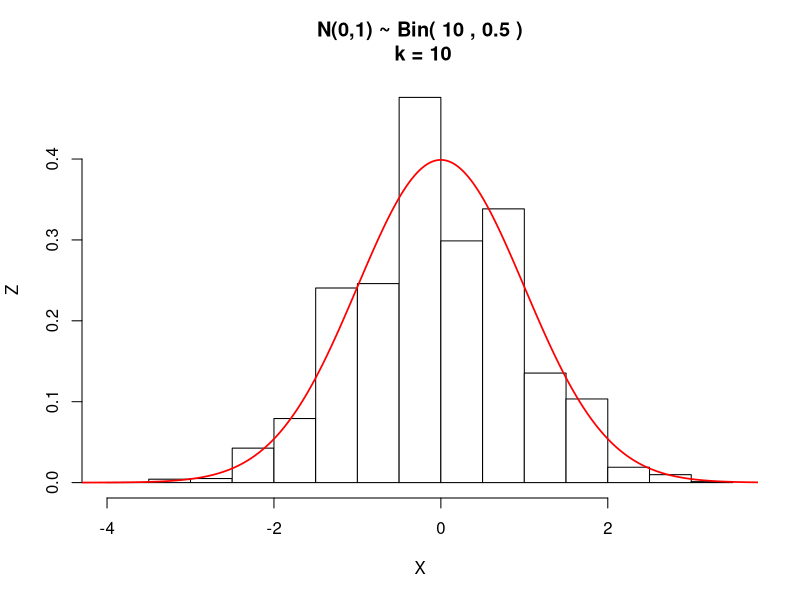
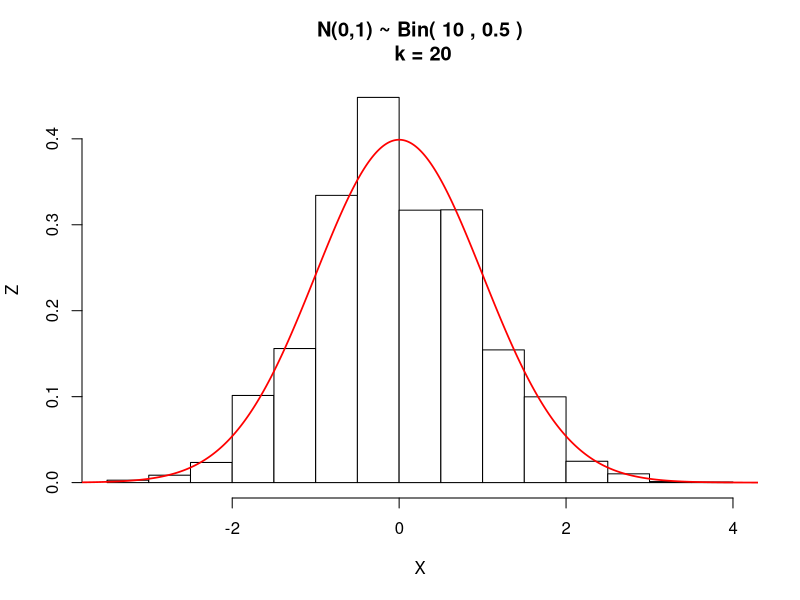
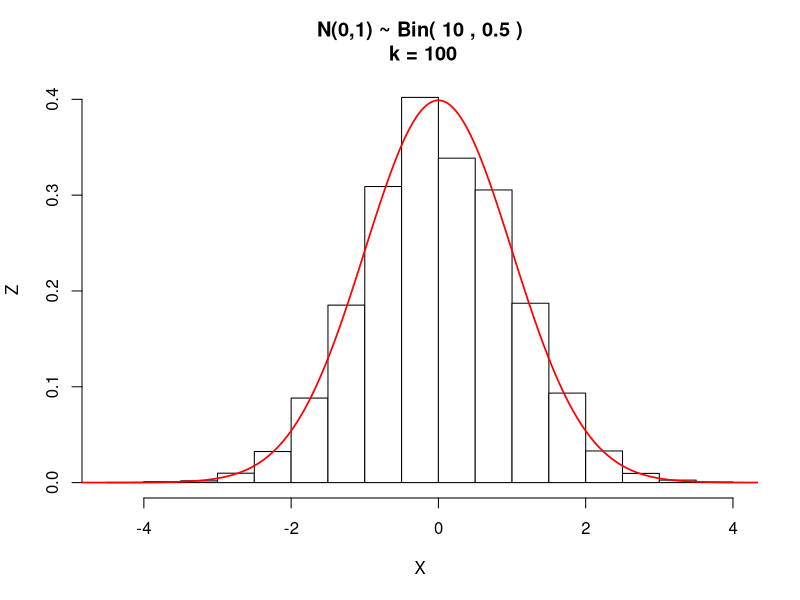
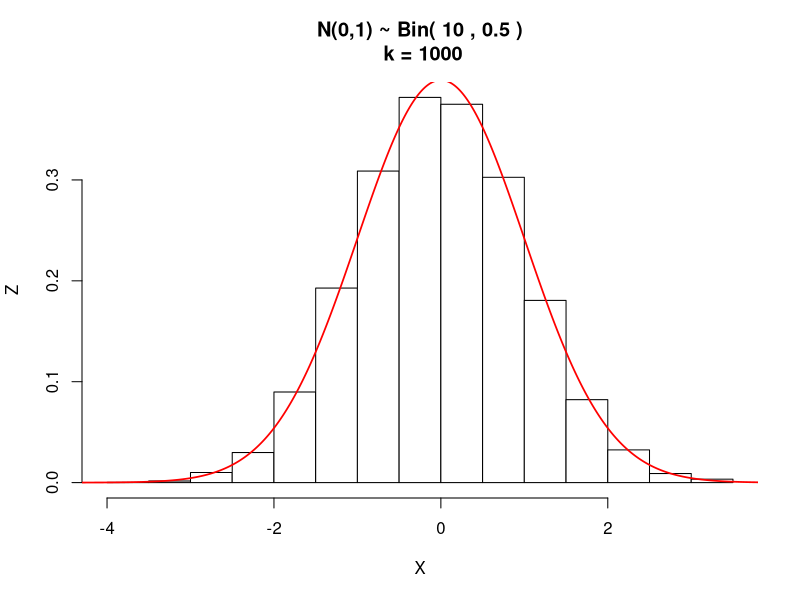
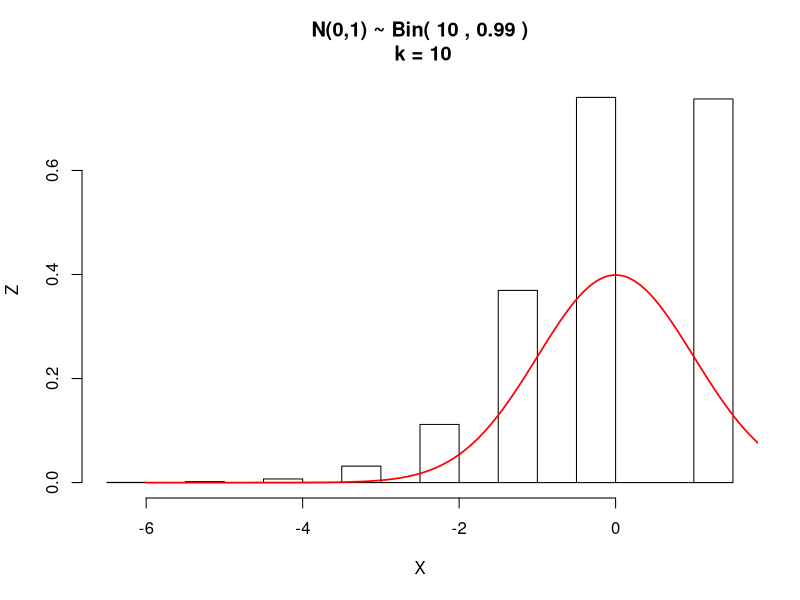
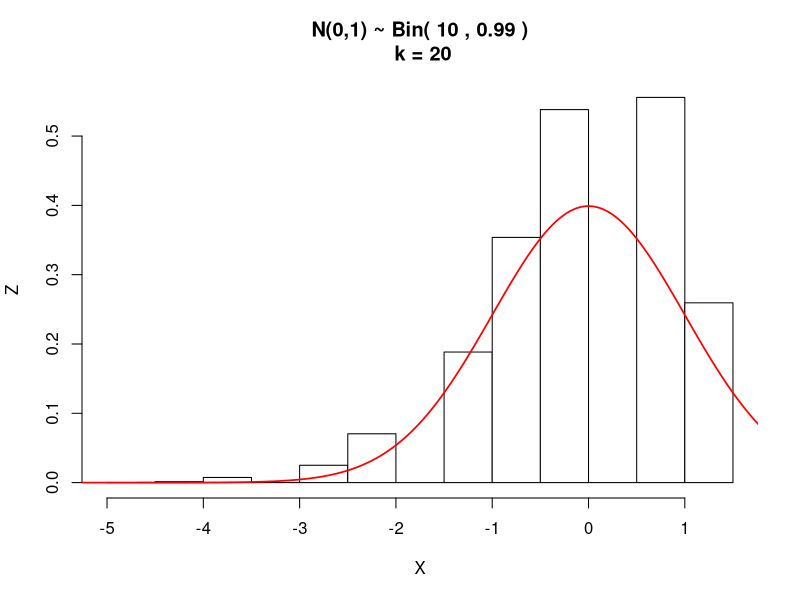
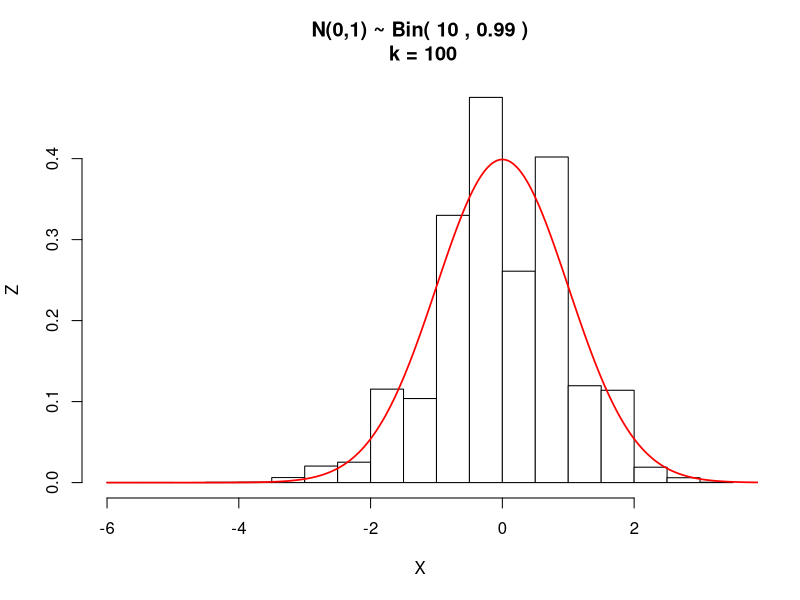
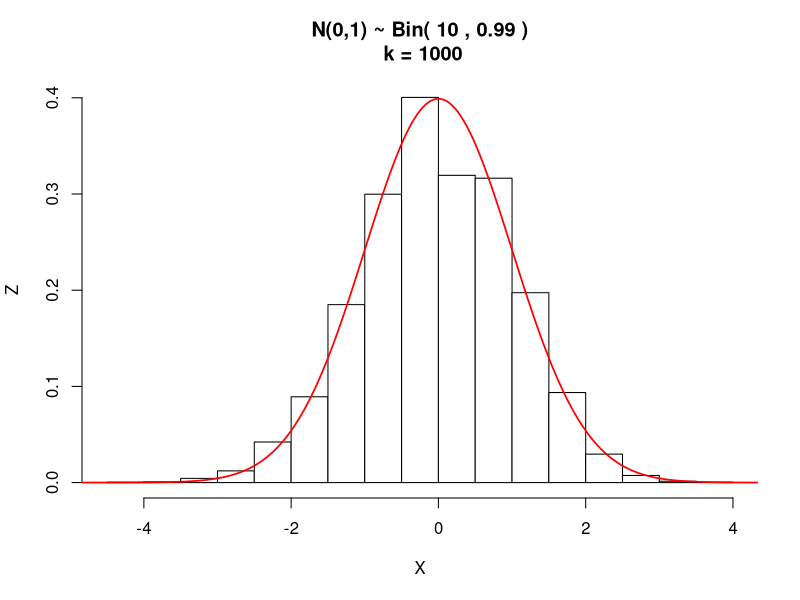

Reproduce these figures in R, in order.
Z <- function(n, p, k) {
  bin <- rbinom(n, k, p)
  mu_k <- k*n*p
  sigma_k <- sqrt(k*n*p*(1-p))
  z <- (sum(bin) - mu_k) / sigma_k
  return (z);
}

bin_vs_norm <- function(N, n, p, k) {
  Z_vec <- c()
  for (i in 1:N) {
    Z_vec <- c(Z_vec, Z(n, p, k))
  }
  hist(Z_vec, probability = TRUE, xlab = 'X', ylab = 'Z',
       main = paste('N(0,1) ~ Bin(',n,',',p,')\n k =', k), col='#ffffff', border='black');
  sop <- seq(-6, 6, length.out=1000)
  par(new = TRUE)
  lines(sop, dnorm(sop), col='red', lwd=1.7)
}

N = 10000
bin_vs_norm(N,10, 0.5, 10)
bin_vs_norm(N,10, 0.5, 20)
bin_vs_norm(N,10, 0.5, 100)
bin_vs_norm(N,10, 0.5, 1000)
bin_vs_norm(N,10, 0.99, 10)
bin_vs_norm(N,10, 0.99, 20)
bin_vs_norm(N,10, 0.99, 100)
bin_vs_norm(N,10, 0.99, 1000)

Z(1000, 0.5, 10)
Z(1000, 0.99, 10)

